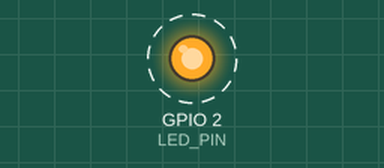
The sketch below on a simulated ESP32. Parts: output pins drawn as LEDs (lit = HIGH). Dashed ring = blinking. What the sketch prints to the serial monitor is not drawn.

Above: at 0.2 s.
Timing chart, 0 to 3.0 s (numbered marks = the images above):
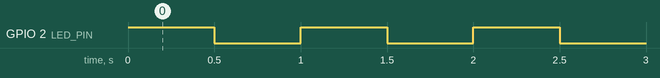

The sketch:

primeros-pasos-con-arduino-ide.ino
```cpp
#define LED_PIN 2  // cambia al pin del LED de tu placa

void setup() {
  Serial.begin(115200);
  pinMode(LED_PIN, OUTPUT);
}

void loop() {
  digitalWrite(LED_PIN, HIGH);
  Serial.println("LED encendido");
  delay(500);
  digitalWrite(LED_PIN, LOW);
  delay(500);
}
```

Measured:
- by itself, GPIO 2 (LED_PIN): alternates HIGH for 0.50 s and LOW for 0.50 s
